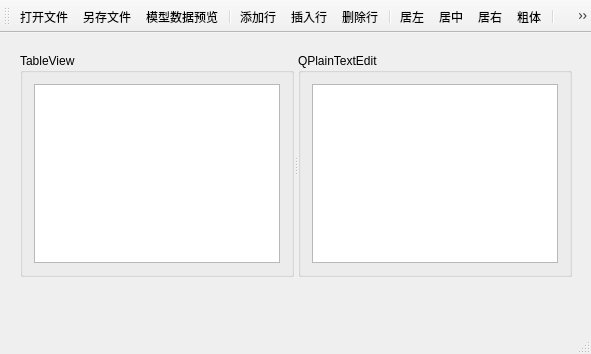
<?xml version="1.0" encoding="UTF-8"?>
<ui version="4.0">
 <class>MainWindow</class>
 <widget class="QMainWindow" name="MainWindow">
  <property name="geometry">
   <rect>
    <x>0</x>
    <y>0</y>
    <width>591</width>
    <height>354</height>
   </rect>
  </property>
  <property name="windowTitle">
   <string>QTableView与QStandardItemModel</string>
  </property>
  <widget class="QWidget" name="centralWidget">
   <widget class="QSplitter" name="splitter">
    <property name="geometry">
     <rect>
      <x>20</x>
      <y>20</y>
      <width>552</width>
      <height>224</height>
     </rect>
    </property>
    <property name="orientation">
     <enum>Qt::Horizontal</enum>
    </property>
    <widget class="QGroupBox" name="groupBox">
     <property name="title">
      <string>TableView</string>
     </property>
     <layout class="QHBoxLayout" name="horizontalLayout">
      <item>
       <widget class="QTableView" name="tableView"/>
      </item>
     </layout>
    </widget>
    <widget class="QGroupBox" name="groupBox_2">
     <property name="title">
      <string>QPlainTextEdit</string>
     </property>
     <layout class="QHBoxLayout" name="horizontalLayout_2">
      <item>
       <widget class="QPlainTextEdit" name="plainTextEdit"/>
      </item>
     </layout>
    </widget>
   </widget>
  </widget>
  <widget class="QMenuBar" name="menuBar">
   <property name="geometry">
    <rect>
     <x>0</x>
     <y>0</y>
     <width>591</width>
     <height>23</height>
    </rect>
   </property>
  </widget>
  <widget class="QToolBar" name="mainToolBar">
   <property name="toolButtonStyle">
    <enum>Qt::ToolButtonTextUnderIcon</enum>
   </property>
   <attribute name="toolBarArea">
    <enum>TopToolBarArea</enum>
   </attribute>
   <attribute name="toolBarBreak">
    <bool>false</bool>
   </attribute>
   <addaction name="actOpen"/>
   <addaction name="actSave"/>
   <addaction name="actModelData"/>
   <addaction name="separator"/>
   <addaction name="actAppend"/>
   <addaction name="actInsert"/>
   <addaction name="actDelete"/>
   <addaction name="separator"/>
   <addaction name="actAlignLeft"/>
   <addaction name="actAlignCenter"/>
   <addaction name="actAlignRight"/>
   <addaction name="actFontBold"/>
   <addaction name="separator"/>
   <addaction name="actExit"/>
  </widget>
  <widget class="QStatusBar" name="statusBar">
   <property name="enabled">
    <bool>true</bool>
   </property>
   <property name="mouseTracking">
    <bool>false</bool>
   </property>
   <property name="tabletTracking">
    <bool>false</bool>
   </property>
   <property name="acceptDrops">
    <bool>false</bool>
   </property>
   <property name="autoFillBackground">
    <bool>false</bool>
   </property>
   <property name="sizeGripEnabled">
    <bool>true</bool>
   </property>
  </widget>
  <action name="actOpen">
   <property name="icon">
    <iconset>
     <normaloff>favicon4.ico</normaloff>favicon4.ico</iconset>
   </property>
   <property name="text">
    <string>打开文件</string>
   </property>
   <property name="toolTip">
    <string>打开文件</string>
   </property>
  </action>
  <action name="actSave">
   <property name="icon">
    <iconset>
     <normaloff>favicon25.ico</normaloff>favicon25.ico</iconset>
   </property>
   <property name="text">
    <string>另存文件</string>
   </property>
   <property name="toolTip">
    <string>表格内容另存为文件</string>
   </property>
  </action>
  <action name="actAppend">
   <property name="icon">
    <iconset>
     <normaloff>favicon18.ico</normaloff>favicon18.ico</iconset>
   </property>
   <property name="text">
    <string>添加行</string>
   </property>
   <property name="toolTip">
    <string>添加一行</string>
   </property>
  </action>
  <action name="actInsert">
   <property name="icon">
    <iconset>
     <normaloff>favicon4.ico</normaloff>favicon4.ico</iconset>
   </property>
   <property name="text">
    <string>插入行</string>
   </property>
   <property name="toolTip">
    <string>插入一行</string>
   </property>
  </action>
  <action name="actDelete">
   <property name="icon">
    <iconset>
     <normaloff>favicon10.ico</normaloff>favicon10.ico</iconset>
   </property>
   <property name="text">
    <string>删除行</string>
   </property>
   <property name="toolTip">
    <string>删除当前行</string>
   </property>
  </action>
  <action name="actExit">
   <property name="icon">
    <iconset>
     <normaloff>favicon7.ico</normaloff>favicon7.ico</iconset>
   </property>
   <property name="text">
    <string>退出</string>
   </property>
   <property name="toolTip">
    <string>退出</string>
   </property>
  </action>
  <action name="actModelData">
   <property name="icon">
    <iconset>
     <normaloff>favicon23.ico</normaloff>favicon23.ico</iconset>
   </property>
   <property name="text">
    <string>模型数据预览</string>
   </property>
   <property name="toolTip">
    <string>模型数据显示到文本框</string>
   </property>
  </action>
  <action name="actAlignLeft">
   <property name="icon">
    <iconset>
     <normaloff>favicon19.ico</normaloff>favicon19.ico</iconset>
   </property>
   <property name="text">
    <string>居左</string>
   </property>
   <property name="toolTip">
    <string>文字左对齐</string>
   </property>
  </action>
  <action name="actAlignCenter">
   <property name="icon">
    <iconset>
     <normaloff>favicon19.ico</normaloff>favicon19.ico</iconset>
   </property>
   <property name="text">
    <string>居中</string>
   </property>
   <property name="toolTip">
    <string>文字居中</string>
   </property>
  </action>
  <action name="actAlignRight">
   <property name="icon">
    <iconset>
     <normaloff>favicon19.ico</normaloff>favicon19.ico</iconset>
   </property>
   <property name="text">
    <string>居右</string>
   </property>
   <property name="toolTip">
    <string>文字右对齐</string>
   </property>
  </action>
  <action name="actFontBold">
   <property name="checkable">
    <bool>true</bool>
   </property>
   <property name="checked">
    <bool>false</bool>
   </property>
   <property name="icon">
    <iconset>
     <normaloff>favicon13.ico</normaloff>favicon13.ico</iconset>
   </property>
   <property name="text">
    <string>粗体</string>
   </property>
   <property name="toolTip">
    <string>粗体显示文字</string>
   </property>
  </action>
 </widget>
 <layoutdefault spacing="6" margin="11"/>
 <resources/>
 <connections>
  <connection>
   <sender>actExit</sender>
   <signal>triggered()</signal>
   <receiver>MainWindow</receiver>
   <slot>close()</slot>
   <hints>
    <hint type="sourcelabel">
     <x>-1</x>
     <y>-1</y>
    </hint>
    <hint type="destinationlabel">
     <x>295</x>
     <y>176</y>
    </hint>
   </hints>
  </connection>
 </connections>
</ui>
